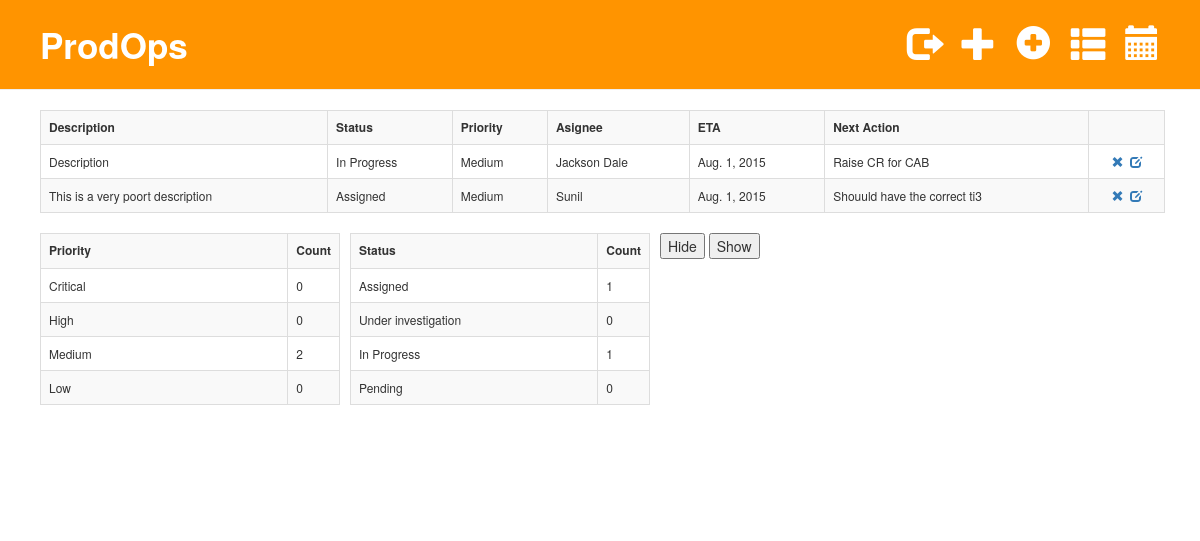
Page /operations/tracker (signed in) on the committed database.
### blog/models.py (models this page shows, shortened)
class Pbi(models.Model):
    LOW = 'Low'
    MEDIUM = 'Medium'
    HIGH = 'High'
    CRITICAL = 'Critical'
    severity_options = (
        (LOW, 'Low'),
        (MEDIUM, 'Medium'),
        (HIGH, 'High'),
        (CRITICAL, 'Critical'),
    )
    IN_PROGRESS = 'In Progress'
    UNDER_INVESTIGATION = 'Under Investigation'
    PENDING = 'Pending'
    ASSIGNED = 'Assigned'
    status_options = (
        (IN_PROGRESS, 'In Progress'),
        (UNDER_INVESTIGATION, 'Under Investigation'),
        (PENDING, 'Pending'),
        (ASSIGNED, 'Assigned'),
    )
    PBI = 'PBI'
    OPERATIONS = 'Operations'
    activity_type = (
        (PBI, 'PBI'),
        (OPERATIONS, 'Operations'),
    )
    number = models.IntegerField(null=True)
    title = models.CharField(max_length=30)
    description = models.TextField()
    updates = models.TextField()
    severity = models.CharField(max_length=30, choices=severity_options)
    status = models.CharField(max_length=30, choices=status_options)
    assignee = models.CharField(max_length=30)
    estimated_finish = models.DateField(
        default=timezone.now)
    next_action = models.CharField(max_length=30)
    modified_date = models.DateTimeField(default=timezone.now)
    type = models.CharField(default='', max_length=30,
                            choices=activity_type)

### blog/views.py (the view)
# urls.py: url(r'^operations/tracker$', views.operations_view, name='operations'),
@login_required
def operations_view(request):
    operations_tasks = Pbi.objects.all().filter(type='operations')
    task_list = Task.objects.all()
    medium_sum = operations_tasks.filter(severity='Medium').count()
    low_sum = operations_tasks.filter(severity='Low').count()
    high_sum = operations_tasks.filter(severity='High').count()
    critical_sum = operations_tasks.filter(severity='Critical').count()
    assigned_sum = operations_tasks.filter(status='Assigned').count()
    under_investigation_sum = operations_tasks.filter(status='Under investigation').count()
    in_progress_sum = operations_tasks.filter(status='In Progress').count()
    low_status_sum = operations_tasks.filter(status='Low').count()
    pending_sum = operations_tasks.filter(status='Pending').count()
    return render(request, 'pbi/operations_list.html', {'operations_tasks': operations_tasks, 'medium_sum': medium_sum, 'low_sum': low_sum,
                                                 'high_sum': high_sum, 'critical_sum': critical_sum,
                                                 'assigned_sum': assigned_sum, 'under_investigation_sum': under_investigation_sum,
                                                 'in_progress_sum': in_progress_sum, 'low_status_sum': low_status_sum,
                                                 'pending_sum': pending_sum, 'task_list': task_list})

### blog/templates/pbi/operations_list.html (shortened to what this page needs)
{% extends "blog/../base.html" %}
{% load staticfiles %}
{% block menu_links %}
    <a href="{% url 'pbi_new' task_type='operations' %}" class="top-menu"><span class="glyphicon glyphicon-plus"></span></a>
{% endblock %}
{% block content %}
    <table id="pbi"  class="table table-striped table-bordered table-hover">
        <tr>
            <th>Description</th>
            <th>Status</th>
            <th>Priority</th>
            <th>Asignee</th>
            <th>ETA</th>
            <th>Next Action</th>
            <th></th>
        </tr>
        {% for problem in operations_tasks %}
            <tr>
                <td>{{ problem.description }}</td>
                <td>{{ problem.status }}</td>
                <td>{{ problem.severity }}</td>
                <td>{{ problem.assignee }}</td>
                {% if problem.estimated_finish == None %}
                    <td>TBC</td>
                {% else %}
                    <td>{{ problem.estimated_finish }}</td>
                {% endif %}
                <td>{{ problem.next_action }}</td>
                <td style="text-align: center; word-spacing: 3px;"><a href="{% url "pbi_remove" pk=problem.pk %}"><span class="glyphicon glyphicon-remove"></span>  <a href="{% url "pbi_edit" pk=problem.pk %}"><span class="glyphicon glyphicon-edit"></span></td>
            </tr>
        {% endfor %}
    </table>
    <div id="container" style="min-width: 280px; height: 280px; max-width: 600px; margin-right: 100px auto"></div>
    <table class="pbi_summary table table-striped table-bordered table-hover">
        <tr>
            <th>Priority</th>
            <th>Count</th>
        </tr>
        <tr>
            <td>Critical</td>
            <td>{{ critical_sum }}</td>
        </tr>
        <tr>
            <td>High</td>
            <td>{{ high_sum }}</td>
        </tr>
        <tr>
            <td>Medium</td>
            <td>{{ medium_sum }}</td>
        </tr>
        <tr>
            <td>Low</td>
            <td>{{ low_sum }}</td>
        </tr>
    </table>
    <table class="pbi_summary table table-striped table-bordered table-hover">
        <tr>
            <th>Status</th>
            <th>Count</th>
        </tr>
        <tr>
            <td>Assigned</td>
            <td>{{ assigned_sum }}</td>
        </tr>
        <tr>
            <td>Under investigation</td>
            <td>{{ under_investigation_sum }}</td>
        </tr>
        <tr>
            <td>In Progress</td>
            <td>{{ in_progress_sum }}</td>
        </tr>
        <tr>
            <td>Pending</td>
            <td>{{ pending_sum   }}</td>
        </tr>
    </table>
    <button id="hide">Hide</button>
    <button id="show">Show</button>
{% endblock content %}

### blog/templates/base.html (shortened to what this page needs)
{% load staticfiles %}
<!DOCTYPE html>
<html>
    <head>
        <link rel="stylesheet" href="https://maxcdn.bootstrapcdn.com/bootstrap/3.3.5/css/bootstrap.min.css">
        <link rel="stylesheet" href="https://maxcdn.bootstrapcdn.com/bootstrap/3.3.5/css/bootstrap-theme.min.css">
        <link rel="stylesheet" href="{% static "css/blog.css" %}">
    </head>
    <body>
        <div class="page-header">
            {% if user.is_authenticated %}
            <a href="{% url 'calendar_view' %}" class="top-menu"><span class="glyphicon glyphicon-calendar"></span></a>
            <a href="{% url 'pbi' %}" class="top-menu"><span class="glyphicon glyphicon-th-list"></span></a>
            <a href="{% url 'operations' %}" class="top-menu"><span class="glyphicon glyphicon-plus-sign"></span></a>
                {% block menu_links %}
                {% endblock %}
            <a href="{% url 'django.contrib.auth.views.logout' %}" class="top-menu"><span class="glyphicon glyphicon-log-out"></span></a>
            {% else %}
            <a href="{% url 'django.contrib.auth.views.login' %}" class="top-menu"><span class="glyphicon glyphicon-lock"></span></a>
            {% endif %}
            <a href="{% url 'blog.views.post_list' %}" class="top-menu site-title" style="float: left;">{{ request.user.groups.all.0 }}</a>
        </div>
        <div class="content">
            <div class="row">
                <div class="col-md-12">
                {% block content %}
                {% endblock %}
                </div>
            </div>
        </div>
    </body>
</html>

### blog/static/css/blog.css (style rules this page uses)
.page-header { background-color: #ff9400; margin-top: 0; padding: 20px 20px 20px 40px; height: 90px; }
.content { margin-left: 40px; }
.top-menu, .top-menu:hover, .top-menu:visited { color: #ffffff; float: right; font-size: 26pt; margin-right: 20px; }
.row { margin-right: 20px; }
.roster td, th { vertical-align: middle !important; }
.pbi_summary { width: 300px; padding: 10px; margin-right: 10px; float:left; font-size: 22px; }
#container { float: right; }
.pbi_summary td { width: 100%; }
#pbi { font-size: 22px; }
@media screen and (max-width: 1600px) { #pbi { font-size: 12px; } }
@media screen and (max-width: 1600px) { .pbi_summary { font-size: 12px; } }
.site-title { text-decoration: none; float: left; font-size: 2.5em; font-weight: bold; }

### rows in the picture
Pbi: description "Description", status "In Progress", severity "Medium", assignee "Jackson Dale", estimated_finish "Aug. 1, 2015", next_action "Raise CR for CAB"
Pbi: description "This is a very poort description", status "Assigned", severity "Medium", assignee "Sunil", estimated_finish "Aug. 1, 2015", next_action "Shouuld have the correct ti3"

### other values in the picture
{{ request.user.groups.all.0 }} "ProdOps"
{{ critical_sum }} "0"
{{ high_sum }} "0"
{{ medium_sum }} "2"
{{ low_sum }} "0"
{{ assigned_sum }} "1"
{{ under_investigation_sum }} "0"
{{ in_progress_sum }} "1"
{{ pending_sum }} "0"
